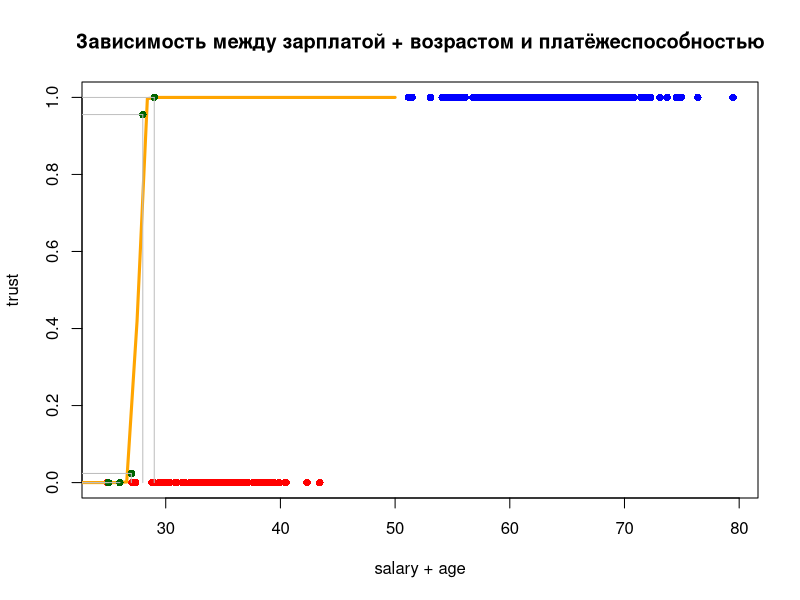

This figure's R source:
dataclients <- scan("Clients2.txt")

dataclients
M <- 2

A <- matrix(dataclients, ncol = M + 1, byrow = TRUE)
A

salary <- A[, 1]
age <- A[, 2]
trust <- A[, 3]
n <- length(salary)
plot(salary + age, trust, type = "n", main = "Зависимость между зарплатой + возрастом и платёжеспособностью")
for (i in 1:n)
{
  zvet <- ifelse(trust[i] == 1, "blue", "red") # цвет точки
  points(salary[i] + age[i], trust[i], type = "p", pch = 16, col = zvet, add = "TRUE")
}

colnames(A) <- c("Salary", "Age", "Trust")
B <- as.data.frame(A)
mymodel <- glm(formula = Trust ~ Salary + Age, family = binomial(logit), data = B)
summary(mymodel)
Teta <- coef(mymodel)
fexp <- function(x)
{
  vspom <- exp(Teta[1] + (Teta[2]+Teta[3]) * x);
  return(vspom / (1 + vspom))
}
curve(fexp(x), -40, 50, col = "Orange", lwd = 3, add = TRUE)
newSalaryPlusAge <- c(25, 26, 27, 28, 29)
newy <- fexp(newSalaryPlusAge)
points(newSalaryPlusAge, newy, col = "DarkGreen", type = "p", pch = 16, add = TRUE)
nnew <- length(newSalaryPlusAge)
for (i in 1:nnew)
{
  segments(newSalaryPlusAge[i], 0, newSalaryPlusAge[i], newy[i], col = "gray", add = "TRUE")
  segments(newSalaryPlusAge[i], newy[i], 0, newy[i], col = "gray", add = "TRUE")
}
solutions <- matrix(1:(nnew * 2), ncol = 2)
solutions[, 1] <- newSalaryPlusAge
solutions[, 2] <- newy
t <- as.data.frame(solutions)
colnames(t) <- c("Зарплата+Возраст", "Кредитоспособность")
